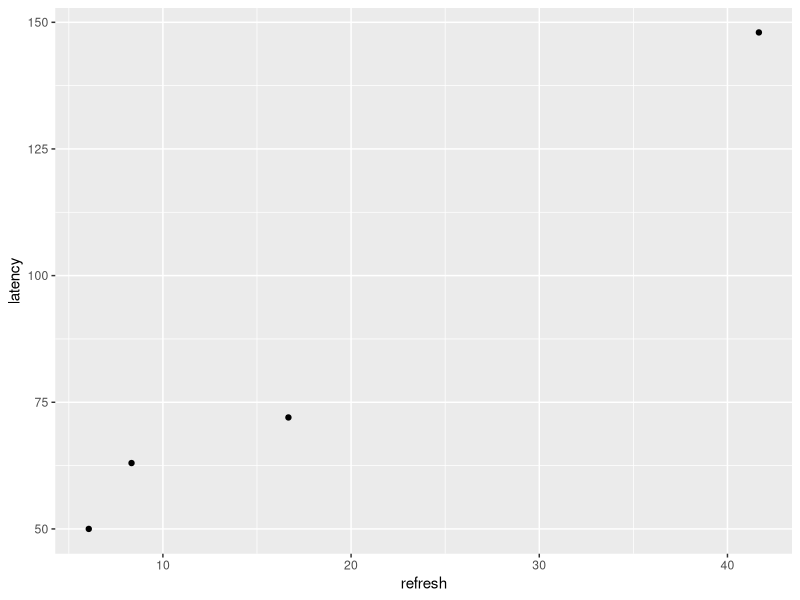

This chart was generated by the following R code:
library(ggplot2)

svg(filename="refresh-v-latency.svg", width=12, height=12)

df <- read.csv("refresh.csv")
ggplot(df, aes(x=refresh,y=latency)) + geom_point()

dev.off()